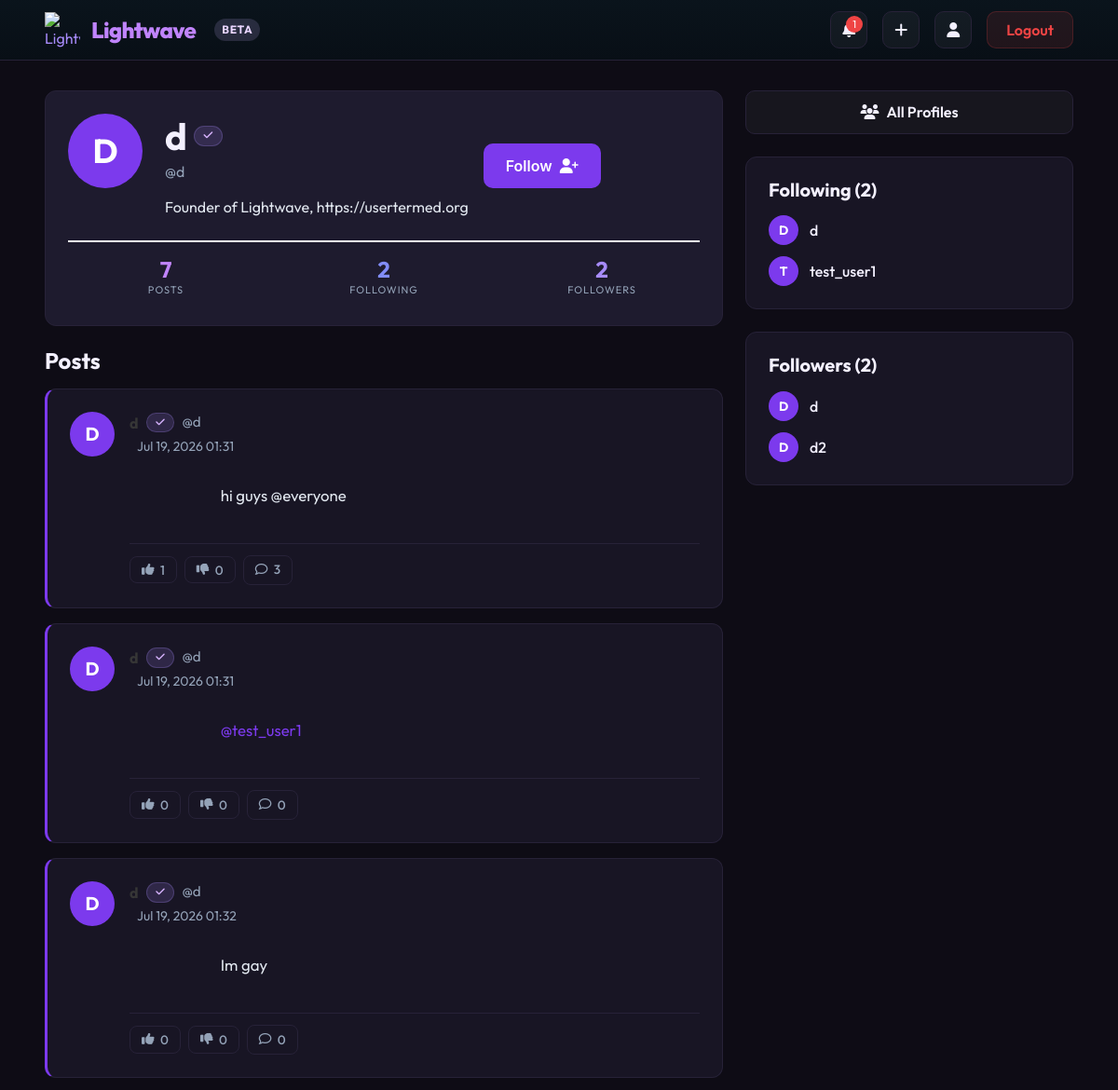
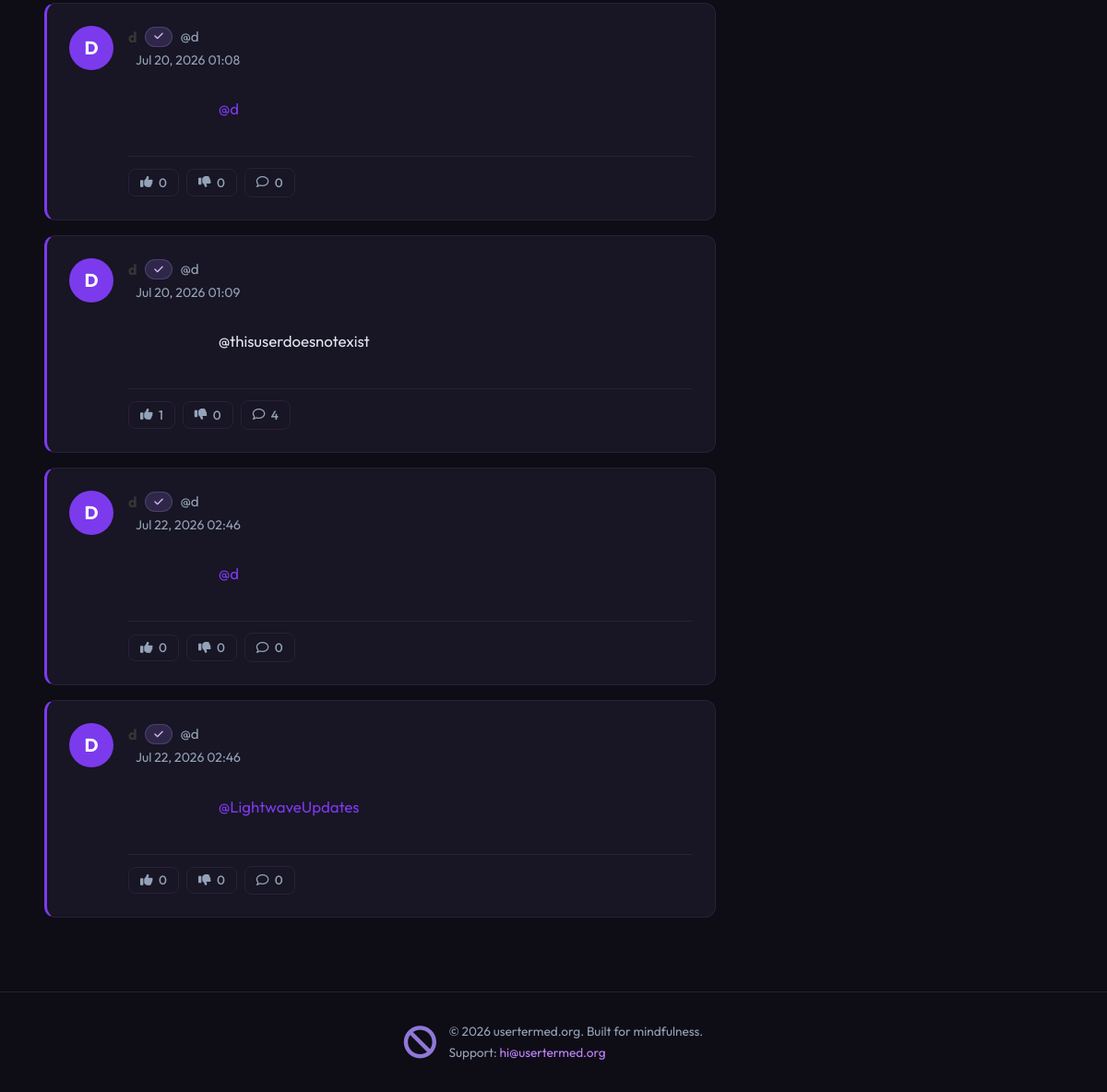
The app's page /profile/1 (signed in) with its own data (2 pictures, top to bottom).
### dwitter/models.py (models this page shows, shortened)
class Profile(models.Model):
    ACCENT_THEMES = [
        ("purple", "Purple"),
        ("cyan", "Cyan"),
        ("emerald", "Emerald"),
        ("amber", "Amber"),
        ("rose", "Rose"),
    ]
    user = models.OneToOneField(User, on_delete=models.CASCADE)
    display_name = models.CharField(max_length=50, blank=True, default="")
    about_me = models.TextField(blank=True, default="")
    is_verified = models.BooleanField(default=False, help_text="Show a verified badge next to this profile.")
    is_lightwave_super = models.BooleanField(default=False, help_text="Show Lightwave Super early-access status.")
    accent_theme = models.CharField(max_length=20, choices=ACCENT_THEMES, default="purple")
    follows = models.ManyToManyField(
        "self", related_name="followed_by", symmetrical=False, blank=True
    )

class Dweet(models.Model):
    user = models.ForeignKey(
        User, related_name="dweets", on_delete=models.CASCADE
    )
    body = models.TextField(max_length=1000)
    created_at = models.DateTimeField(auto_now_add=True)

### dwitter/views.py (the view, shortened to what this page needs)
# urls.py: path("profile/<int:pk>", profile, name="profile"),
@login_required
def profile(request, pk):
    profile = Profile.objects.get(pk=pk)
    settings_form = None
    if settings_form is None:
        settings_form = ProfileSettingsForm(
            instance=profile,
            include_accent_theme=request.user.profile.is_lightwave_super,
        )
    dweet_ids = profile.user.dweets.values_list("pk", flat=True)
    liked_ids = set(DweetLike.objects.filter(user=request.user, dweet_id__in=dweet_ids).values_list("dweet_id", flat=True))
    disliked_ids = set(DweetDislike.objects.filter(user=request.user, dweet_id__in=dweet_ids).values_list("dweet_id", flat=True))
    return render(
        request,
        "dwitter/profile.html",
        {
            "profile": profile,
            "liked_ids": liked_ids,
            "disliked_ids": disliked_ids,
            "settings_form": settings_form,
        },
    )

### dwitter/context_processors.py (called while the page is built)
def unread_notification_count(request):
    if request.user.is_authenticated:
        return {"unread_notification_count": Notification.objects.filter(user=request.user, read=False).count()}
    return {"unread_notification_count": 0}

### dwitter/templates/dwitter/profile.html (shortened to what this page needs)
{% extends 'base.html' %}
{% load mention_tags %}
{% block content %}
<div class="column is-8">
    <div class="box mb-5" style="background-color: #1e1b2e !important;">
        <div class="media">
            <div class="media-left" style="margin-right: 1.5rem;">
                <div class="avatar-circle" style="width: 80px; height: 80px; font-size: 2.25rem;">
                    {{ profile.user.username|slice:":1"|upper }}
                </div>
            </div>
            <div class="media-content">
                <div class="content">
                    <div class="is-flex is-justify-content-between is-align-items-center is-flex-wrap-wrap"
                        style="gap: 1rem;">
                        <div style="min-width: 0;">
                            <h1 class="title is-2 mb-2"
                                style="letter-spacing: -0.02em; line-height: 1.2; margin-bottom: 0.25rem !important; display: flex; align-items: center; gap: 0.5rem; flex-wrap: wrap;">
                                <span>{% if profile.display_name %}{{ profile.display_name }}{% else %}{{ profile.user.username }}{% endif %}</span>
                                {% if profile.is_verified %}
                                <span class="tag is-small"
                                    title="Verified"
                                    style="background: rgba(167, 139, 250, 0.16); border: 1px solid rgba(167, 139, 250, 0.24); color: #d8b4fe; border-radius: 999px; padding: 0.2rem 0.6rem; font-size: 0.7rem; font-weight: 700; letter-spacing: 0.02em;">
                                    <i class="fa-solid fa-check"></i>
                                </span>
                                {% endif %}
                            </h1>
                            <p class="subtitle is-6" style="color: var(--text-muted); margin-top: 0 !important;">@{{ profile.user.username }}</p>
                            {% if profile.about_me %}
                            <p style="color: #e2e8f0; margin-top: 0.35rem; max-width: 36rem;">{{ profile.about_me }}</p>
                            {% endif %}
                        </div>
                        {% if profile != user.profile %}
                        <form method="post">
                            {% if profile in user.profile.follows.all %}
                            <button class="button" name="follow" value="unfollow"
                                style="background: rgba(239, 68, 68, 0.15); border: 1px solid rgba(239, 68, 68, 0.3); color: #f87171; border-radius: 12px; font-weight: 600; padding: 0.65rem 1.5rem; transition: all 0.3s ease; height: auto; cursor: pointer;">
                                Unfollow <i class="fa-solid fa-user-minus" style="margin-left: 0.5rem;"></i>
                            </button>
                            {% else %}
                            <button class="button btn-primary" name="follow" value="follow"
                                style="padding: 0.65rem 1.5rem; height: auto;">
                                Follow <i class="fa-solid fa-user-plus" style="margin-left: 0.5rem;"></i>
                            </button>
                            {% endif %}
                        </form>
                        {% else %}
                        <span class="tag is-medium"
                            style="background: rgba(167, 139, 250, 0.15); border: 1px solid rgba(167, 139, 250, 0.3); color: #c084fc; border-radius: 10px; font-weight: 600; padding: 0.5rem 1rem;">
                            <i class="fa-solid fa-user" style="margin-right: 0.5rem;"></i> This is you
                        </span>
                        {% endif %}
                    </div>
                </div>
            </div>
        </div>
        <hr style="border: 0; border-top: 1px solid rgba(255, 255, 255, 0.08); margin: 1.5rem 0 1rem 0;">
        <div class="columns is-mobile has-text-centered">
            <div class="column">
                <p class="title is-4 mb-0" style="color: #c084fc !important;">{{ profile.user.dweets.count }}</p>
                <p class="heading" style="color: var(--text-muted);">Posts</p>
            </div>
            <div class="column">
                <p class="title is-4 mb-0" style="color: #818cf8 !important;">{{ profile.follows.count }}</p>
                <p class="heading" style="color: var(--text-muted);">Following</p>
            </div>
            <div class="column">
                <p class="title is-4 mb-0" style="color: #a78bfa !important;">{{ profile.followed_by.count }}</p>
                <p class="heading" style="color: var(--text-muted);">Followers</p>
            </div>
        </div>
    </div>
    <h3 class="title is-4 mb-4">Posts</h3>
    <div class="timeline-container">
        {% for dweet in profile.user.dweets.all %}
        <div class="box mb-4 post-card">
            <article class="media">
                <figure class="media-left">
                    <div class="avatar-circle">
                        {{ profile.user.username|slice:":1"|upper }}
                    </div>
                </figure>
                <div class="media-content">
                    <div class="content">
                        <div class="post-header">
                            <div style="display: flex; align-items: center; gap: 0.5rem; flex-wrap: wrap;">
                                <strong>{% if profile.display_name %}{{ profile.display_name }}{% else %}{{ profile.user.username }}{% endif %}</strong>
                                {% if profile.is_verified %}
                                <span class="tag is-small"
                                    title="Verified"
                                    style="background: rgba(167, 139, 250, 0.16); border: 1px solid rgba(167, 139, 250, 0.24); color: #d8b4fe; border-radius: 999px; padding: 0.2rem 0.6rem; font-size: 0.68rem; font-weight: 700; letter-spacing: 0.02em;">
                                    <i class="fa-solid fa-check"></i>
                                </span>
                                {% endif %}
                                <span style="color: var(--text-muted); font-size: 0.95rem;">@{{ profile.user.username }}</span>
                            </div>
                            <small class="post-time" style="color: var(--text-muted); margin-left: 0.5rem;">
                                {{ dweet.created_at|date:"M d, Y H:i" }}
                            </small>
                        </div>
                        <div class="post-body">
                            {{ dweet.body|render_mentions|safe }}
                        </div>
                    </div>
                    <div class="post-actions">
                        <form method="post" action="{% url 'dwitter:like_dweet' dweet.pk %}" style="margin:0;">
                            <button type="submit"
                                class="action-btn {% if dweet.pk in liked_ids %}active-like{% endif %}">
                                <i class="fa-solid fa-thumbs-up"></i> {{ dweet.likes.count }}
                            </button>
                        </form>
                        <form method="post" action="{% url 'dwitter:dislike_dweet' dweet.pk %}" style="margin:0;">
                            <button type="submit"
                                class="action-btn {% if dweet.pk in disliked_ids %}active-dislike{% endif %}">
                                <i class="fa-solid fa-thumbs-down"></i> {{ dweet.dislikes.count }}
                            </button>
                        </form>
                        <a href="{% url 'dwitter:dweet_detail' dweet.pk %}" class="action-btn reply-link">
                            <i class="fa-regular fa-comment"></i> {{ dweet.replies.count }}
                        </a>
                    </div>
                </div>
            </article>
        </div>
        {% endfor %}
    </div>
</div>
<div class="column is-4">
    <div class="block mb-5">
        <a href="{% url 'dwitter:profile_list' %}" class="button btn-action is-fullwidth"
            style="height: auto; padding: 0.65rem 1rem; font-weight: 600;">
            <i class="fa-solid fa-users" style="margin-right: 0.5rem;"></i> All Profiles
        </a>
    </div>
    <div class="box mb-5">
        <h4 class="title is-5 mb-4">Following ({{ profile.follows.count }})</h4>
        <div class="content">
            <div class="is-flex is-flex-direction-column" style="gap: 0.75rem;">
                {% for following in profile.follows.all %}
                <a href="{% url 'dwitter:profile' following.id %}" class="is-flex is-align-items-center"
                    style="gap: 0.75rem; text-decoration: none;">
                    <div class="avatar-circle" style="width: 32px; height: 32px; font-size: 0.85rem; box-shadow: none;">
                        {{ following.user.username|slice:":1"|upper }}
                    </div>
                    <span style="font-weight: 500; color: #f3f0ff;">{{ following.user.username }}</span>
                </a>
                {% empty %}
                <p style="color: var(--text-muted); font-size: 0.9rem; font-style: italic;">Not following anyone yet.
                </p>
                {% endfor %}
            </div>
        </div>
    </div>
    <div class="box mb-5">
        <h4 class="title is-5 mb-4">Followers ({{ profile.followed_by.count }})</h4>
        <div class="content">
            <div class="is-flex is-flex-direction-column" style="gap: 0.75rem;">
                {% for follower in profile.followed_by.all %}
                <a href="{% url 'dwitter:profile' follower.id %}" class="is-flex is-align-items-center"
                    style="gap: 0.75rem; text-decoration: none;">
                    <div class="avatar-circle" style="width: 32px; height: 32px; font-size: 0.85rem; box-shadow: none;">
                        {{ follower.user.username|slice:":1"|upper }}
                    </div>
                    <span style="font-weight: 500; color: #f3f0ff;">{{ follower.user.username }}</span>
                </a>
                {% empty %}
                <p style="color: var(--text-muted); font-size: 0.9rem; font-style: italic;">No followers yet.</p>
                {% endfor %}
            </div>
        </div>
    </div>
</div>
{% endblock content %}

### dwitter/templates/base.html (style rules this page uses)
:root { --bg-color: #0e0c15; --card-bg: #181524; --card-border: #272238; --primary-color: #7c3aed; --primary-hover: #6d28d9; --text-main: #f3f0ff; --text-muted: #94a3b8; --card-radius: 12px; }
body { font-family: 'Outfit', sans-serif; background-color: var(--bg-color); color: var(--text-main); min-height: 100vh; margin: 0; line-height: 1.5; }
.box { background-color: var(--card-bg) !important; border: 1px solid var(--card-border) !important; border-radius: var(--card-radius) !important; color: var(--text-main) !important; box-shadow: none !important; padding: 1.5rem !important; }
.title { color: var(--text-main) !important; font-weight: 700 !important; }
.subtitle { color: var(--text-muted) !important; }
.btn-action { display: inline-flex; align-items: center; justify-content: center; width: 40px; height: 40px; border-radius: 10px; background-color: rgba(255,255,255,0.04); border: 1px solid var(--card-border); color: var(--text-main) !important; cursor: pointer; text-decoration: none; }
.btn-primary { background-color: var(--primary-color) !important; color: white !important; border: none !important; border-radius: 10px !important; font-weight: 600 !important; padding: 0.75rem 1.5rem !important; height: auto !important; cursor: pointer; }
a { color: #a78bfa; text-decoration: none; }
.avatar-circle { width: 48px; height: 48px; border-radius: 50%; background-color: var(--primary-color); color: white; display: flex; align-items: center; justify-content: center; font-weight: 700; font-size: 1.25rem; user-select: none; }
.post-card { border-left: 3px solid var(--primary-color) !important; }
.post-body { font-size: 1.05rem; color: #e2e8f0; margin-top: 0.25rem; white-space: pre-wrap; }
.post-body a { color: var(--primary-color); }
.post-header { margin-bottom: 0.25rem; }
.post-actions { display: flex; align-items: center; gap: 0.5rem; margin-top: 0.85rem; padding-top: 0.75rem; border-top: 1px solid var(--card-border); }
.action-btn { display: inline-flex; align-items: center; gap: 0.4rem; padding: 0.3rem 0.75rem; border-radius: 8px; border: 1px solid var(--card-border); background: transparent; color: var(--text-muted); font-size: 0.85rem; font-weight: 500; cursor: pointer; text-decoration: none; font-family: 'Outfit', sans-serif; }
.action-btn.reply-link { color: var(--text-muted); }

### records on screen
Profile: user.username "D", display_name "d", user.username "d", about_me "Founder of Lightwave, https://usertermed.org", user.dweets.count "7", follows.count "2", followed_by.count "2"
Dweet: created_at "Jul 19, 2026 01:31", body|render_mentions "hi guys @everyone", likes.count "1", dislikes.count "0", replies.count "3"
Dweet: created_at "Jul 19, 2026 01:31", body|render_mentions "@test_user1", likes.count "0", dislikes.count "0", replies.count "0"
Dweet: created_at "Jul 19, 2026 01:32", body|render_mentions "Im gay", likes.count "0", dislikes.count "0", replies.count "0"
Dweet: created_at "Jul 20, 2026 01:08", body|render_mentions "@d", likes.count "0", dislikes.count "0", replies.count "0"
Dweet: created_at "Jul 20, 2026 01:09", body|render_mentions "@thisuserdoesnotexist", likes.count "1", dislikes.count "0", replies.count "4"
Dweet: created_at "Jul 22, 2026 02:46", body|render_mentions "@d", likes.count "0", dislikes.count "0", replies.count "0"
Dweet: created_at "Jul 22, 2026 02:46", body|render_mentions "@LightwaveUpdates", likes.count "0", dislikes.count "0", replies.count "0"
Profile: user.username "T", user.username "test_user1"
Profile: user.username "D", user.username "d2"

### other values on screen
{{ unread_notification_count }} "1"
